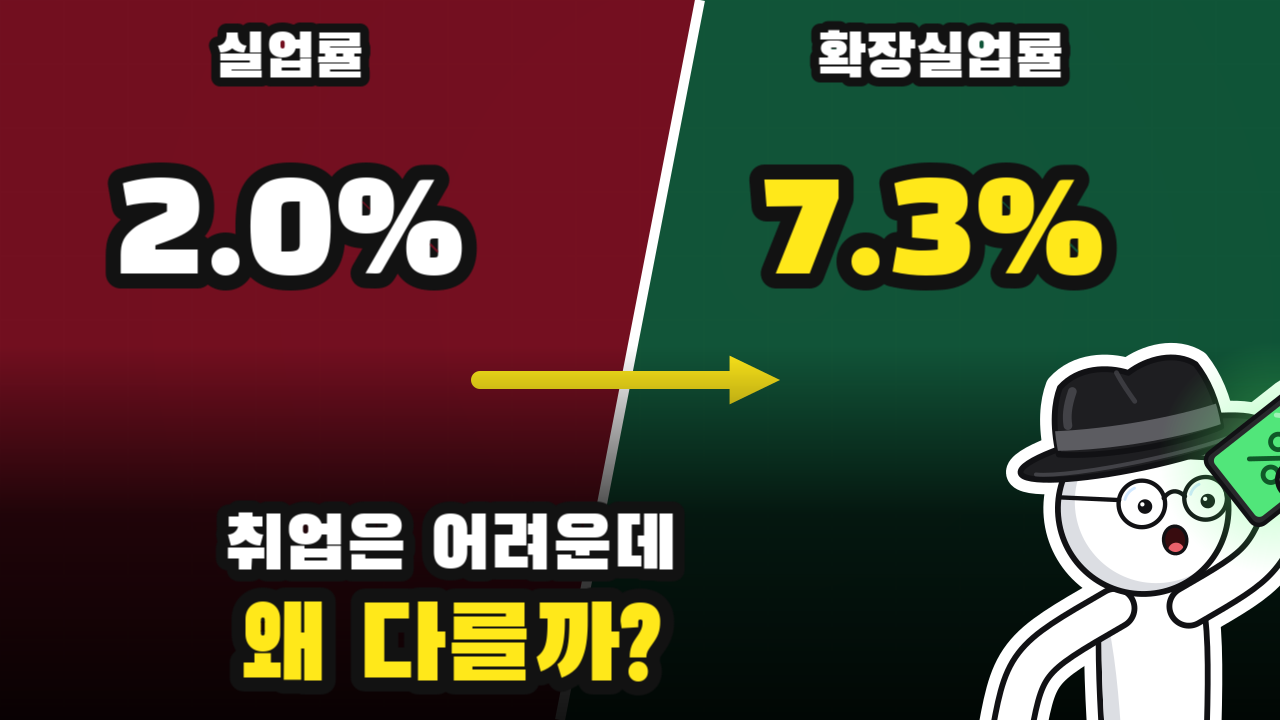
#> input picture youtube/episodes/ep11_employment/out/thumbnail_A.png, 1280 x 720 px
$ python -i thumbcheck.py   (imports and definitions only)
#> lines starting #> are read from the running program, lines starting #| are printed output that depends on the picture
"""썸네일 점검기 — 잘 된 경제 썸네일 레퍼런스와 밝기·디테일·색감을 비교한다.

  python -m studio.thumbcheck episodes/ep11_employment/out/thumbnail_A.png [...]

기준값(learning/thumbnail_study.json)은 2026-11-10 레퍼런스 연구에서 나왔습니다:
최근 1년 한국 경제 롱폼 중 '구독자 대비 조회수' 상위 60개 썸네일의 중앙값.
숫자는 참고용입니다. 클릭률은 결국 우리 채널의 A/B 테스트 결과로 판단합니다.
"""
from __future__ import annotations

import json
import os
import sys

import numpy as np
from PIL import Image, ImageFilter

ROOT = os.path.dirname(os.path.dirname(os.path.abspath(__file__)))
STUDY = os.path.join(ROOT, "learning", "thumbnail_study.json")


def features(path):
    im = Image.open(path).convert("RGB").resize((320, 180))
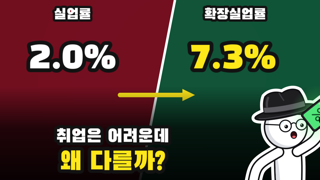
#> im: PIL image 320x180 RGB; mean R, G, B 76.9, 65.4, 53.5
    a = np.asarray(im).astype(float)
    R, G, B = a[..., 0], a[..., 1], a[..., 2]
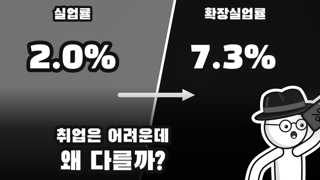
#> R: shape (180, 320) float64; min 0, max 255, mean 76.9
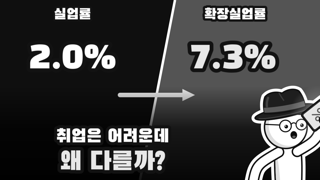
#> G: shape (180, 320) float64; min 0, max 255, mean 65.4
    rg, yb = R - G, 0.5 * (R + G) - B
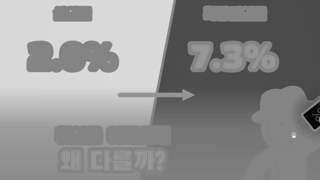
#> rg: shape (180, 320) float64; min -158, max 146, mean 11.5; drawn with min black and max white
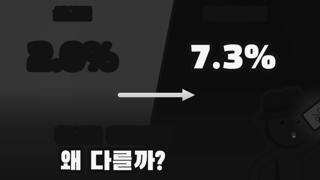
#> yb: shape (180, 320) float64; min -18, max 226.5, mean 17.6; drawn with min black and max white
    L = 0.299 * R + 0.587 * G + 0.114 * B
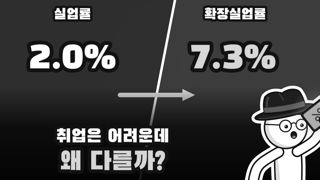
#> L: shape (180, 320) float64; min 0, max 255, mean 67.4
    e = np.asarray(im.convert("L").filter(ImageFilter.FIND_EDGES)).astype(float)
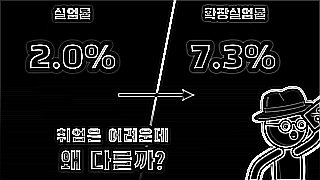
#> e: shape (180, 320) float64; min 0, max 255, mean 25
    return {
        "bright": float(L.mean() / 255),
        "dark": float((L < 50).mean()),
        "edge": float((e > 40).mean()),
        "colorful": float(np.sqrt(rg.std() ** 2 + yb.std() ** 2) + 0.3 * np.sqrt(rg.mean() ** 2 + yb.mean() ** 2)),
    }


LABEL = {"bright": "밝기", "dark": "어두운 영역", "edge": "디테일(화면 채움)", "colorful": "색감"}


def check(path, ref):
    f = features(path)
    out = []
    for k, lab in LABEL.items():
        lo, hi = ref["range"][k]
        st = "OK" if lo <= f[k] <= hi else ("낮음" if f[k] < lo else "높음")
        out.append(f"  {lab:12} {f[k]:7.3f}  (잘 된 썸네일 중간 50%: {lo:.3f}~{hi:.3f})  {st}")
    return "\n".join(out)


def main(argv):
    ref = json.load(open(STUDY, encoding="utf-8"))
    for p in argv:
        print(os.path.basename(p))
        print(check(p, ref))


# [2 lines not run here, left out]

>>> result = features('../episodes/ep11_employment/out/thumbnail_A.png')
#> result = {'bright': 0.264, 'dark': 0.616, 'edge': 0.131, 'colorful': 78.61}

$ run again, on youtube/episodes/ep11_employment/out/thumbnail_B.png
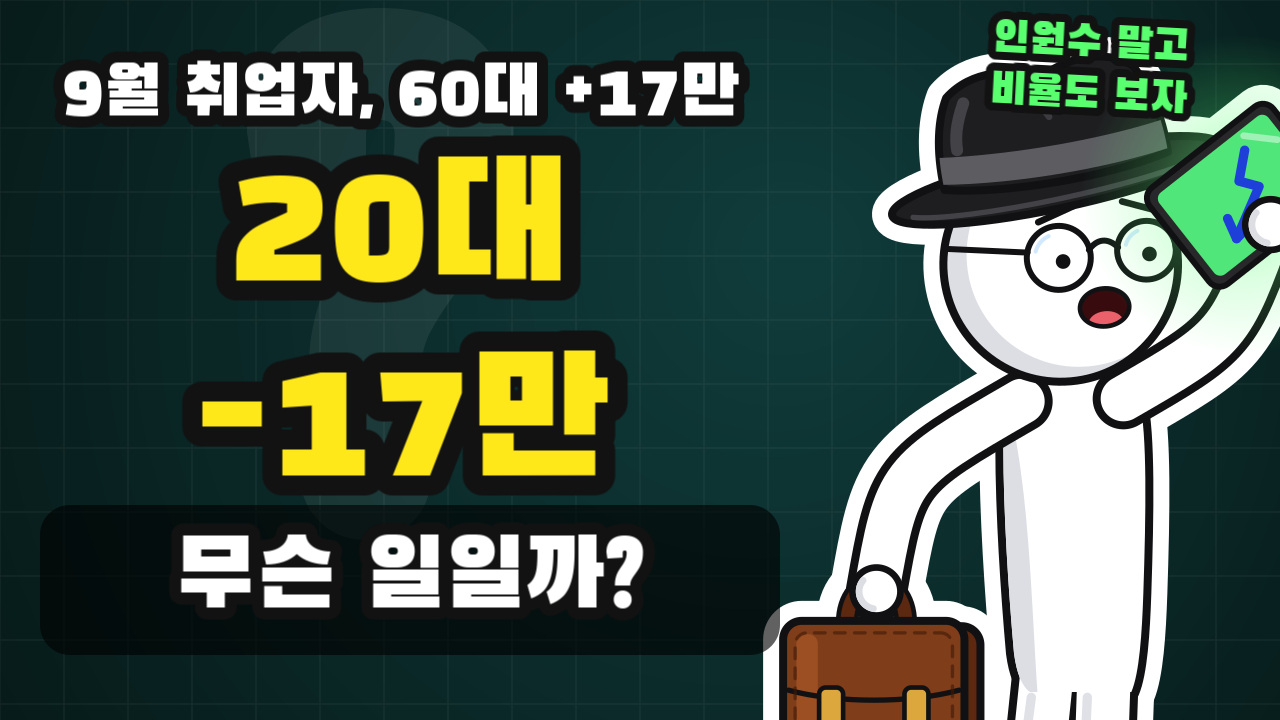
#> input picture youtube/episodes/ep11_employment/out/thumbnail_B.png, 1280 x 720 px
#> in features, `rg, yb = R - G, 0.5 * (R + G) - B`:
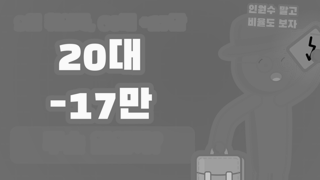
#> yb: shape (180, 320) float64; min -185, max 225, mean 6.2; drawn with min black and max white
#> in features, `e = np.asarray(im.convert("L").filter(ImageFilter.FIND_EDGES)).astype(..`:
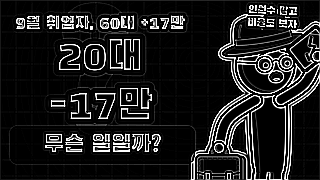
#> e: shape (180, 320) float64; min 0, max 255, mean 31.3
#> result = {'bright': 0.322, 'dark': 0.678, 'edge': 0.154, 'colorful': 63.37}

$ run again, on youtube/episodes/ep11_employment/out/thumbnail_B_scene.png
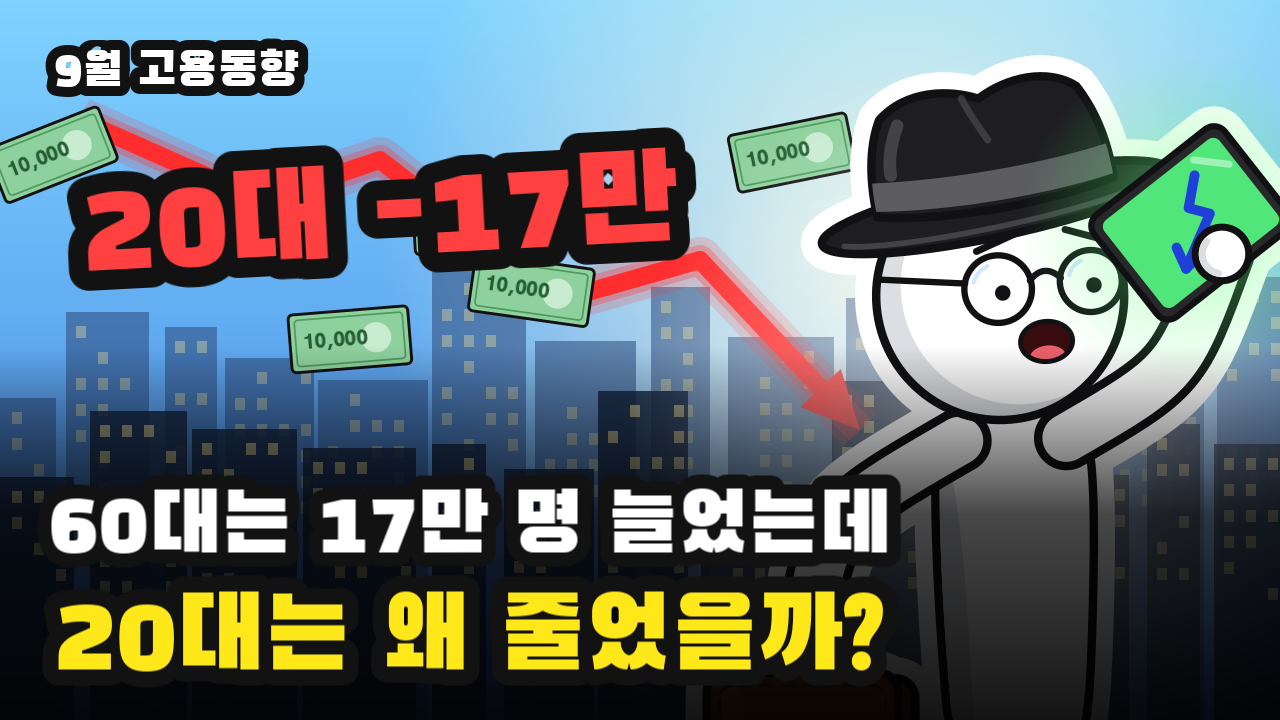
#> input picture youtube/episodes/ep11_employment/out/thumbnail_B_scene.png, 1280 x 720 px
#> in features, `L = 0.299 * R + 0.587 * G + 0.114 * B`:
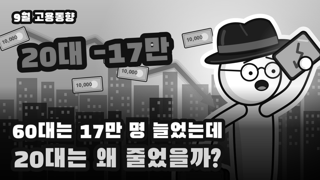
#> L: shape (180, 320) float64; min 0, max 255, mean 113.7
#> in features, `e = np.asarray(im.convert("L").filter(ImageFilter.FIND_EDGES)).astype(..`:
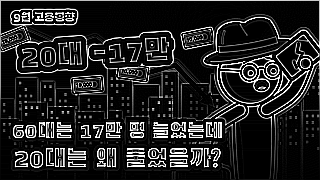
#> e: shape (180, 320) float64; min 0, max 255, mean 36.8
#> result = {'bright': 0.446, 'dark': 0.341, 'edge': 0.208, 'colorful': 82.57}

$ run again, on youtube/episodes/ep11_employment/out/thumbnail_C.png
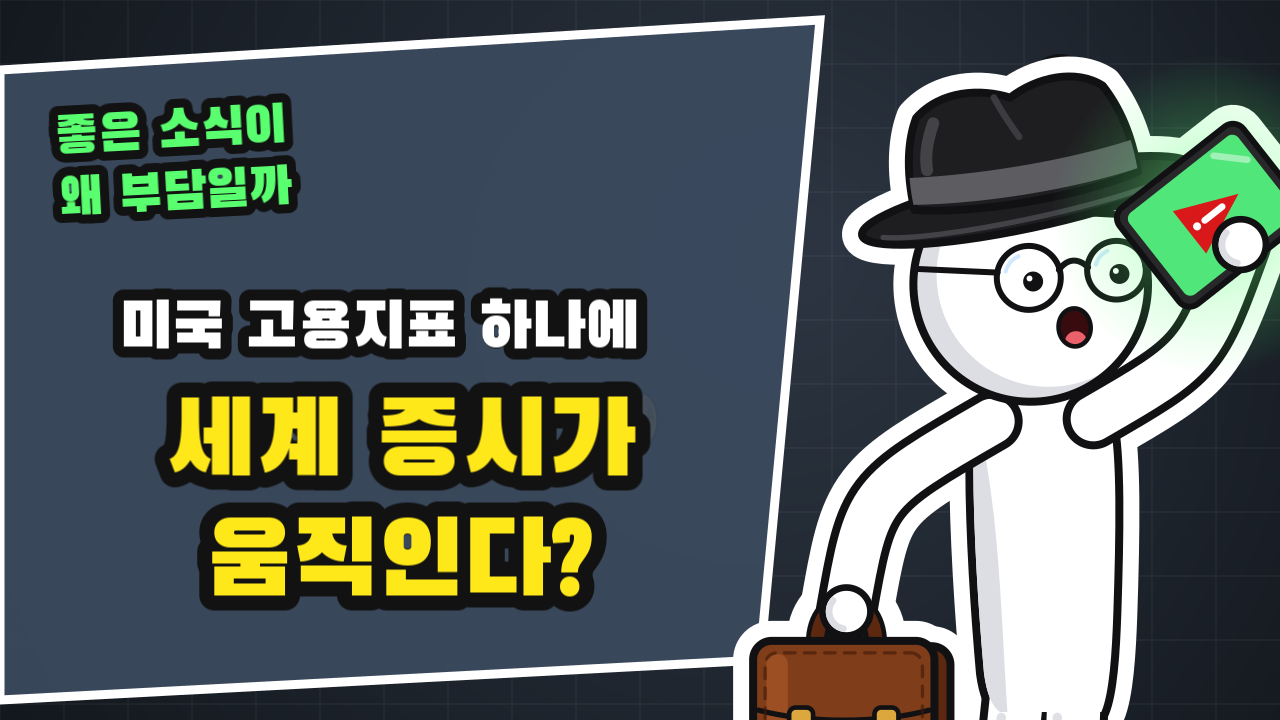
#> input picture youtube/episodes/ep11_employment/out/thumbnail_C.png, 1280 x 720 px
#> in features, `e = np.asarray(im.convert("L").filter(ImageFilter.FIND_EDGES)).astype(..`:
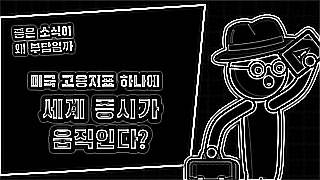
#> e: shape (180, 320) float64; min 0, max 255, mean 35.9
#> result = {'bright': 0.378, 'dark': 0.322, 'edge': 0.182, 'colorful': 56.25}
